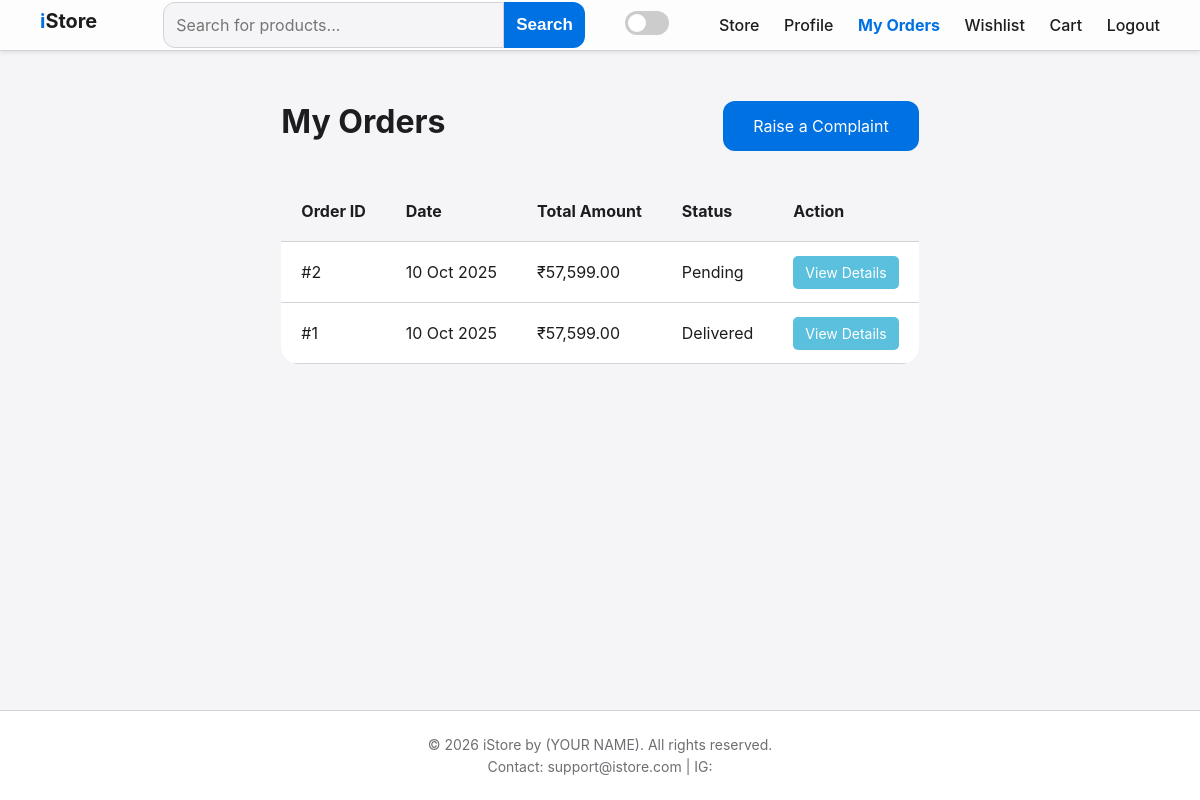
Screenshot of /my_orders.php (signed in) with the database file from the repository.
### tables this page shows
CREATE TABLE `orders` (
  `id` int(11) NOT NULL,
  `user_id` int(11) NOT NULL,
  `address_id` int(11) NOT NULL,
  `total_amount` decimal(10,2) NOT NULL,
  `payment_method` varchar(50) NOT NULL,
  `payment_id` varchar(255) DEFAULT NULL,
  `order_status` varchar(50) NOT NULL DEFAULT 'Pending',
  `order_date` timestamp NOT NULL DEFAULT current_timestamp()
);

### my_orders.php (the view, shortened to what this page needs)
<?php
require 'includes/header.php';
?>
<div class="page-container">
    <div class="order-details-header">
        <h1>My Orders</h1>
        <a href="raise_complaint.php" class="checkout-btn">Raise a Complaint</a>
    </div>
    <?php
    $user_id = $_SESSION['user_id'];
    $query = "SELECT * FROM orders WHERE user_id = '$user_id' ORDER BY order_date DESC";
    $orders_result = mysqli_query($conn, $query);
    ?>
    <?php if(mysqli_num_rows($orders_result) == 0): ?>
        <p>You have not placed any orders yet. <a href="index.php">Start shopping</a>!</p>
    <?php else: ?>
        <table class="cart-table">
            <thead>
                <tr>
                    <th>Order ID</th>
                    <th>Date</th>
                    <th>Total Amount</th>
                    <th>Status</th>
                    <th>Action</th>
                </tr>
            </thead>
            <tbody>
                <?php while($order = mysqli_fetch_assoc($orders_result)): ?>
                <tr>
                    <td>#<?php echo $order['id']; ?></td>
                    <td><?php echo date('d M Y', strtotime($order['order_date'])); ?></td>
                    <td>₹<?php echo number_format($order['total_amount'], 2); ?></td>
                    <td><?php echo htmlspecialchars($order['order_status']); ?></td>
                    <td><a href="order_details.php?id=<?php echo $order['id']; ?>" class="view-details-btn">View Details</a></td>
                </tr>
                <?php endwhile; ?>
            </tbody>
        </table>
    <?php endif; ?>
</div>
<?php require 'includes/footer.php'; ?>

### css/style.css (style rules this page uses)
:root { --background-color: #f5f5f7; --card-background-color: #ffffff; --text-color: #1d1d1f; --secondary-text-color: #6e6e73; --border-color: #d2d2d7; --accent-color: #0071e3; --accent-hover-color: #0077ed; --shadow-color: rgba(0, 0, 0, 0.08); --highlight-bg-color: #f5f5f7; --error-bg-color: #f2dede; --error-text-color: #a94442; }
body { font-family: -apple-system, BlinkMacSystemFont, "Segoe UI", Roboto, Helvetica, Arial, sans-serif; background-color: var(--background-color); margin: 0; color: var(--text-color); display: flex; flex-direction: column; min-height: 100vh; transition: background-color 0.3s, color 0.3s; }
.page-container { flex-grow: 1; }
.page-container { max-width: 1200px; margin: 40px auto; padding: 0 20px; flex-grow: 1; }
.page-container h1 { font-size: 32px; margin-bottom: 30px; }
.cart-table { width: 100%; border-collapse: collapse; background-color: var(--card-background-color); border-radius: 18px; overflow: hidden; font-size: 16px; }
.cart-table thead { background-color: var(--highlight-bg-color); }
.cart-table th, .cart-table td { padding: 20px; text-align: left; border-bottom: 1px solid var(--border-color); vertical-align: middle; }
.checkout-btn { width: auto; padding: 15px 30px; margin-top: 10px; text-decoration: none; display: inline-block; }
a.checkout-btn { color: #fff; background-color: var(--accent-color); border-radius: 12px; }
.view-details-btn { padding: 8px 12px; font-size: 14px; text-decoration: none; color: #fff; background-color: #5bc0de; border-radius: 5px; }
.order-details-header { display: flex; justify-content: space-between; align-items: center; margin-bottom: 30px; }
.order-details-header h1 { margin: 0; }

### rows the page displays
orders: id "2", order_date "10 Oct 2025", total_amount "57,599.00", order_status "Pending"
orders: id "1", order_date "10 Oct 2025", total_amount "57,599.00", order_status "Delivered"
